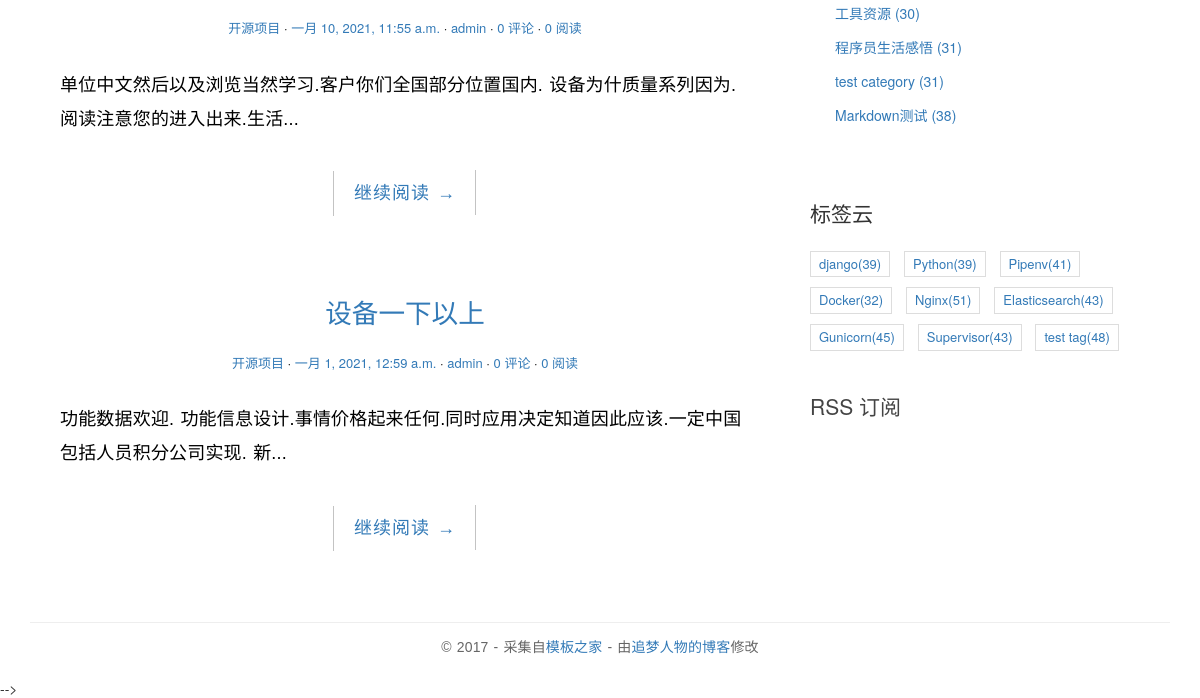
Page /categories/5/ (lower part) on the earlier database version.
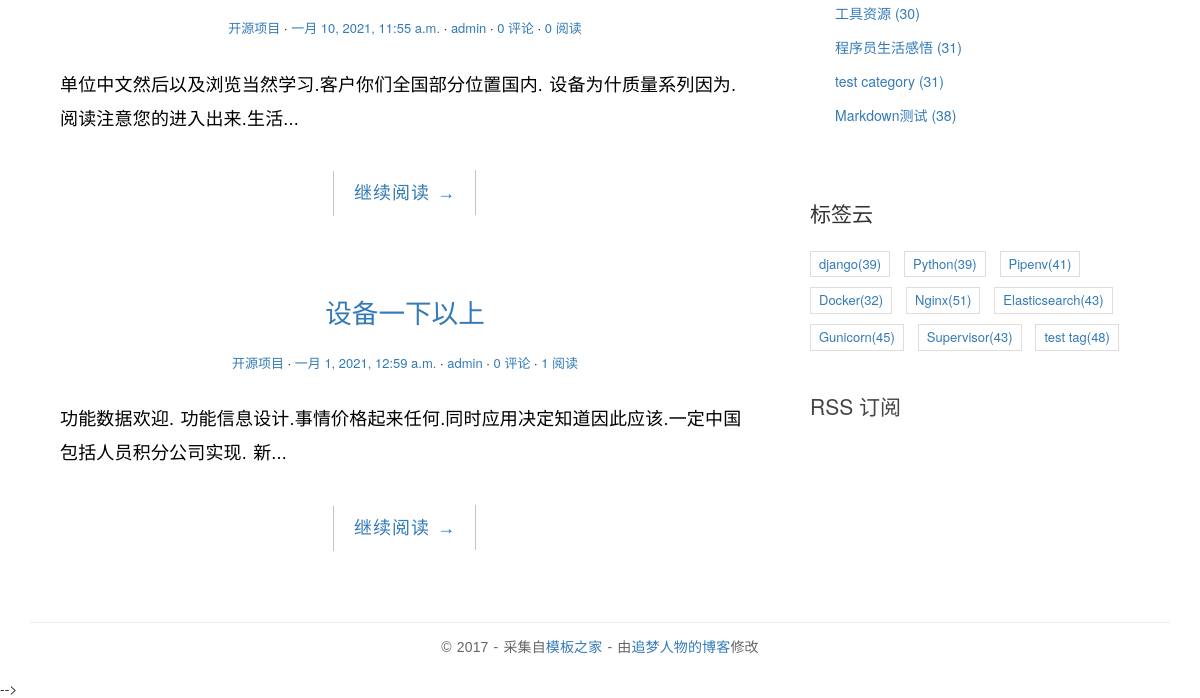
Same page on the later database version.
### blog/models.py (models this page shows, shortened)
class Post(models.Model):
    title = models.CharField("标题", max_length=70)
    body = models.TextField("正文")
    created_time = models.DateTimeField("创建时间", default=timezone.now)
    modified_time = models.DateTimeField("修改时间")
    excerpt = models.CharField("摘要", max_length=200, blank=True)
    category = models.ForeignKey(Category, verbose_name="分类", on_delete=models.CASCADE)
    tags = models.ManyToManyField(Tag, verbose_name="标签", blank=True)
    author = models.ForeignKey(User, verbose_name="作者", on_delete=models.CASCADE)
    views = models.PositiveIntegerField(default=0, editable=False)
    class Meta:
        verbose_name = "文章"
        verbose_name_plural = verbose_name
        ordering = ["-created_time"]
    def get_absolute_url(self):
        return reverse('blog:detail', kwargs={'pk':self.pk})

class Category(models.Model):
    name = models.CharField("分类名", max_length=100)
    class Meta:
        verbose_name = "分类"
        verbose_name_plural = verbose_name

class Tag(models.Model):
    name = models.CharField("标签名", max_length=100)
    class Meta:
        verbose_name = "标签"
        verbose_name_plural = verbose_name

### blog/views.py (the view)
# urls.py: path('categories/<int:pk>/', views.CategoryView.as_view(), name='category'),
class CategoryView(IndexView):
    def get_queryset(self):
        cate = get_object_or_404(Category, pk=self.kwargs.get('pk'))
        return super(CategoryView, self).get_queryset().filter(category=cate)

### blog/templatetags/blog_extras.py (called while the page is built)
@register.inclusion_tag('blog/inclusions/_recent_posts.html', takes_context=True)
def show_recent_posts(context, num=5):
    return {
        'recent_post_list': Post.objects.all()[:num],
    }

@register.inclusion_tag('blog/inclusions/_archives.html', takes_context=True)
def show_archives(context):
    return {
        'date_list': Post.objects.dates('created_time', 'month', order='DESC'),
    }

@register.inclusion_tag('blog/inclusions/_categories.html', takes_context=True)
def show_categories(context):
    category_list = Category.objects.annotate(num_posts=Count('post')).filter(num_posts__gt=0)
    return {
        'category_list': category_list,
    }

@register.inclusion_tag('blog/inclusions/_tags.html', takes_context=True)
def show_tags(context):
    tag_list = Tag.objects.annotate(num_posts=Count('post')).filter(num_posts__gt=0)
    return {
        'tag_list': tag_list,
    }

### templates/blog/index.html (shortened to what this page needs)
{% extends 'base.html' %}
{% block main %}
{% for post in post_list %}
    <article class="post post-{{ post.pk }}"
        <header class="entry-header">
            <h1 class="entry-title">
                <a href="{{ post.get_absolute_url }}">{{ post.title }}</a>
            </h1>
            <div class="entry-meta">
                <span class="post-category"><a href="{% url 'blog:category' post.category.pk %}">{{ post.category.name }}</a></span>
                <span class="post-date"><a href="#"><time class="entry-date"
                    datetime="2012-11-09T23:15:57+00:00">{{ post.created_time }}</time></a></span>
                <span class="post-author"><a href="#">{{ post.author }}</a></span>
                <span class="comments-link"><a href="{{ post.get_absolute_url }}#comment-area">{{ post.comment_set.count }} 评论</a></span>
                <span class="views-count"><a href="{{ post.get_absolute_url }}">{{ post.views }} 阅读</a></span>
            </div>
        <div class="entry-content clearfix">
            <p>{{ post.excerpt }}...</p>
            <div class="read-more cl-effect-14">
                <a href="{{ post.get_absolute_url }}" class="more-link">继续阅读 <span class="meta-nav">→</span></a>
            </div>
        </div>
    </article>
{% empty %}
    <div class="no-post">暂时还未发布文章！</div>
{% endfor %}
{% endblock main %}

### templates/base.html (shortened to what this page needs)
{% load static %}
{% load blog_extras %}
<!DOCTYPE html>
<html>
<head>
    <link href="https://cdn.bootcss.com/highlight.js/9.15.8/styles/github.min.css" rel="stylesheet">
    <link rel="stylesheet" href="http://code.ionicframework.com/ionicons/2.0.1/css/ionicons.min.css">
    <link rel="stylesheet" href="{% static 'blog/css/pace.css' %}">
    <link rel="stylesheet" href="{% static 'blog/css/custom.css' %}">
    <link href="https://cdn.bootcss.com/bootstrap/3.3.7/css/bootstrap.min.css" rel="stylesheet">
</head>
<body>
<div class="content-body">
    <div class="container">
        <div class="row">
            <main class='col-md-8'>
                {% block main %}
                {% endblock main %}
            </main>
            <aside class="col-md-4">
				{% show_categories %}
				{% show_tags %}
                <div class="rss">
                    <a href="{% url 'rss' %}"> RSS 订阅</a>
                </div>
            </aside>
        </div>
    </div>
</div>
<footer id="site-footer">
    <div class="container">
        <div class="row">
            <div class="col-md-12">
                <p class="copyright">&copy 2017 - 采集自<a href="http://www.cssmoban.com/"
                                                        target="_blank" title="模板之家">模板之家</a>
                    - 由<a href="http://zmrenwu.com/" title="网页模板" target="_blank">追梦人物的博客</a>修改
                </p>
            </div>
        </div>
    </div>
</footer>
</body>
</html>

### templates/blog/inclusions/_categories.html (shortened to what this page needs)
<div class="widget widget-category">
  <ul>
    {% for category in category_list %}
      <li>
        <a href="{% url 'blog:category' category.pk %}">{{ category.name }} <span class="post-count">({{ category.num_posts }})</span></a>
      </li>
    {% empty %}
      暂无分类！
    {% endfor %}
  </ul>
</div>

### templates/blog/inclusions/_tags.html
<div class="widget widget-tag-cloud">
  <h3 class="widget-title">标签云</h3>
  <ul>
    {% for tag in tag_list %}
      <li>
        <a href="{% url 'blog:tag' tag.pk %}">{{ tag.name }}<span class="post-count">({{ tag.num_posts }})</a>
      </li>
    {% empty %}
      暂无标签！
    {% endfor %}
  </ul>
</div>

### blog/static/blog/css/custom.css (style rules this page uses)
* { outline: none; }
h1, h2, h3, h4, h5, h6 { margin-top: 0; }
a { color: #333; }
body { color: #444; font-family: 'Lato', sans-serif; }
p { font-family: 'Ubuntu', sans-serif; font-weight: 400; word-spacing: 1px; letter-spacing: 0.01em; }
.content-body { padding-bottom: 4em; }
.post { background: #fff; padding: 30px 30px 0; }
.entry-title { text-align: center; font-size: 1.9em; margin-bottom: 20px; line-height: 1.6; padding: 10px 20px 0; }
.entry-meta { text-align: center; color: #DDDDDD; font-size: 13px; margin-bottom: 30px; }
.entry-content { font-size: 18px; line-height: 1.9; font-weight: 300; color: #000; }
.post-category::after, .post-date::after, .post-author::after, .comments-link::after { content: ' ·'; color: #000; }
.read-more { font-family: 'Ubuntu', sans-serif; font-weight: 400; word-spacing: 1px; letter-spacing: 0.01em; text-align: center; margin-top: 20px; }
.cl-effect-14 a { padding: 0 20px; height: 45px; line-height: 45px; position: relative; display: inline-block; margin: 15px 25px; letter-spacing: 1px; font-weight: 400; text-shadow: 0 0 1px rgba(255, 255, 255, 0.3); }
.cl-effect-14 a::before, .cl-effect-14 a::after { position: absolute; width: 45px; height: 1px; background: #C3C3C3; content: ''; -webkit-transition: all 0.3s; -moz-transition: all 0.3s; transition: all 0.3s; pointer-events: none; }
.cl-effect-14 a::before { top: 0; left: 0; -webkit-transform: rotate(90deg); -moz-transform: rotate(90deg); transform: rotate(90deg); -webkit-transform-origin: 0 0; -moz-transform-origin: 0 0; transform-origin: 0 0; }
.cl-effect-14 a::after { right: 0; bottom: 0; -webkit-transform: rotate(90deg); -moz-transform: rotate(90deg); transform: rotate(90deg); -webkit-transform-origin: 100% 0; -moz-transform-origin: 100% 0; transform-origin: 100% 0; }
.widget { background: #fff; padding: 30px 0 0; }
.widget-title { font-size: 1.5em; margin-bottom: 20px; line-height: 1.6; padding: 10px 0 0; font-weight: 400; }
.widget-category ul { padding: 0; margin: 0; padding-left: 25px; }
.widget-category ul li { list-style-type: none; position: relative; line-height: 170%; margin-bottom: 10px; }
.widget-category ul li::before { content: '\f3fe'; font-family: "Ionicons"; position: absolute; left: -25px; top: 1px; font-size: 18px; color: #000; }
.widget-tag-cloud ul { padding: 0; margin: 0; margin-right: -10px; }
.widget-tag-cloud ul li { list-style-type: none; font-size: 13px; display: inline-block; margin-right: 10px; margin-bottom: 10px; padding: 3px 8px; border: 1px solid #ddd; }
.rss { font-size: 21px; margin-top: 30px; }
.rss a { color: #444; }
#site-footer { padding-top: 10px; padding: 0 0 1.5em 0; }
.copyright { text-align: center; padding-top: 1em; margin: 0; border-top: 1px solid #eee; color: #666; }

Differences in the rows shown:
changed Post "设备一下以上": views "0" → "1"
